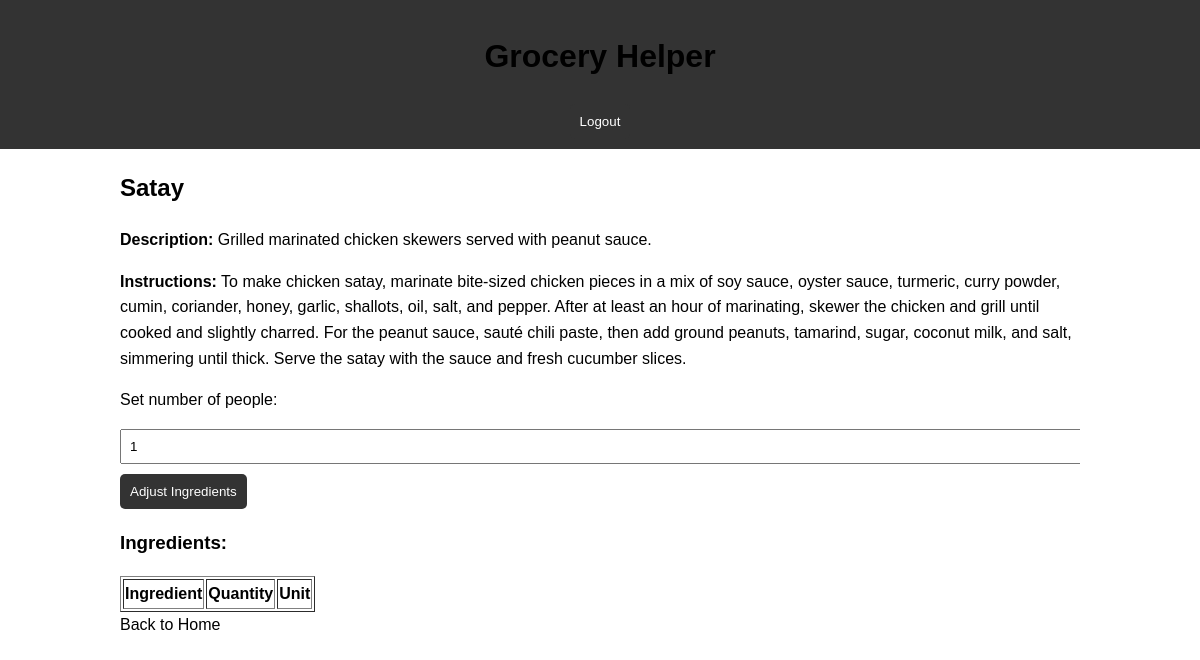
/meal/4 (signed in), run on the app's committed database.
### tables this page shows
CREATE TABLE meals (
    id INTEGER PRIMARY KEY AUTOINCREMENT,
    name TEXT NOT NULL,
    description TEXT,
    instructions TEXT
);

### app.py (the view)
@app.route('/meal/<int:meal_id>')
def meal_details(meal_id):
    if 'email' not in session:
        return redirect(url_for('login'))
    meal = get_meal_by_id(meal_id)
    conn = sqlite3.connect('meals.db')
    conn.row_factory = sqlite3.Row  # This will allow access by column name
    cursor = conn.cursor()
    cursor.execute("SELECT ingredients.name, meals_ingredients.quantity, ingredients.unit FROM meals_ingredients JOIN ingredients ON meals_ingredients.ingredient_id = ingredients.id WHERE meals_ingredients.meal_id = ?;", (meal_id,))
    ingredients = cursor.fetchall()
    if meal:
        return render_template('meal_details.html', meal=meal, ingredients=ingredients)
    return "Meal not found", 404

### app.py (called while the page is built)
def get_meal_by_id(meal_id):
    conn = sqlite3.connect('meals.db')
    conn.row_factory = sqlite3.Row  # This will allow access by column name
    cursor = conn.cursor()
    cursor.execute("SELECT * FROM meals WHERE id = ?", (meal_id,))
    meal = cursor.fetchone()
    conn.close()
    return meal

### templates/meal_details.html (shortened to what this page needs)
{% extends "base.html" %}
{% block content %}
<h2>{{ meal[1] }}</h2>
<p><strong>Description:</strong> {{ meal[2] }}</p>
<p><strong>Instructions:</strong> {{ meal[3] }}</p>
<p>Set number of people:</p>
<input type="number" id="numPeople" value="1" min="1" onchange="adjustIngredients()" />
<button onclick="adjustIngredients()">Adjust Ingredients</button>
<h3>Ingredients:</h3>
<table border="1" id="ingredientsTable">
    <thead>
        <tr>
            <th>Ingredient</th>
            <th>Quantity</th>
            <th>Unit</th>
        </tr>
    </thead>
</table>
<a href="/">Back to Home</a>
{% endblock %}

### static/styles.css (style rules this page uses)
body { font-family: Arial, sans-serif; line-height: 1.6; margin: 0; padding: 0; }
input { width: 100%; padding: 8px; margin-bottom: 10px; }
button { background-color: #333; color: white; padding: 10px; border: none; border-radius: 5px; cursor: pointer; }
a:link { color: black; background-color: transparent; text-decoration: none; }

### data on the page
meals: name "Satay", description "Grilled marinated chicken skewers served with peanut sauce.", instructions "To make chicken satay, marinate bite-sized chicken pieces in a mix of soy sauce, oyster sauce, turmeric, curry powder, cumin, coriander, honey, garlic, shallots, oil, salt, and pepper. After at least an hour of marinating, skewer the chicken and grill until cooked and slightly charred. For the peanut sauce, sauté chili paste, then add ground peanuts, tamarind, sugar, coconut milk, and salt, simmering until thick. Serve the satay with the sauce and fresh cucumber slices."
